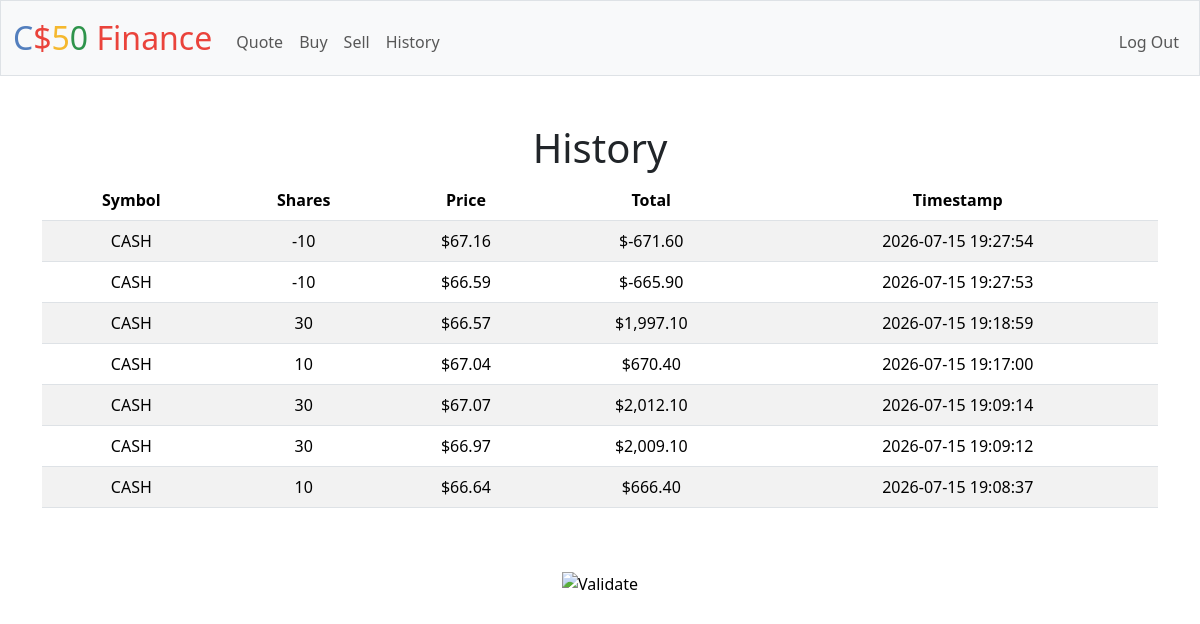
Screenshot of /history (signed in) with the database file from the repository.
### tables this page shows
CREATE TABLE transactions (
id INTEGER PRIMARY KEY AUTOINCREMENT
,
user_id INTEGER NOT NULL,
symbol TEXT NOT NULL,
shares NOT NULL,
price NUMERIC NOT NULL,
timestamp DATETIME DEFAULT CURRENT_TIMESTAMP,
FOREIGN KEY (user_id) REFERENCES users(id)
);

### app.py (the view)
@app.route("/history")
@login_required
def history():
    transactions = db.execute(
        "SELECT * FROM transactions WHERE user_id = :user_id ORDER BY timestamp DESC",
        user_id = session["user_id"]
    )
    return render_template("history.html", transactions = transactions)

### app.py (called while the page is built)
@app.after_request
def after_request(response):
    response.headers["Cache-Control"] = "no-cache, no-store, must-revalidate"
    response.headers["Expires"] = 0
    response.headers["Pragma"] = "no-cache"
    return response

### helpers.py (called while the page is built)
def login_required(f):
    @wraps(f)
    def decorated_function(*args, **kwargs):
        if session.get("user_id") is None:
            return redirect("/login")
        return f(*args, **kwargs)
    return decorated_function

def usd(value):
    return f"${value:,.2f}"

### templates/history.html (shortened to what this page needs)
{% extends "layout.html" %}
{% block main %}
    <h1>History</h1>
    <table class = "table table-striped">
        <thead>
            <tr>
                <th>Symbol</th>
                <th>Shares</th>
                <th>Price</th>
                <th>Total</th>
                <th>Timestamp</th>
            </tr>
        </thead>
        <tbody>
            {% for transaction in transactions %}
                <tr>
                    <td>{{ transaction.symbol }}</td>
                    <td>{{ transaction.shares }}</td>
                    <td>{{ (transaction.price) | usd }}</td>
                    <td>{{ (transaction.price * (transaction.shares | int)) | usd }}</td>
                    <td>{{ transaction.timestamp }}</td>
                </tr>
            {% endfor %}
        </tbody>
    </table>
{% endblock %}

### templates/layout.html (shortened to what this page needs)
<!DOCTYPE html>
<html lang="en">
    <head>
        <link href="https://cdn.jsdelivr.net/npm/bootstrap@5.3.3/dist/css/bootstrap.min.css" rel="stylesheet">
        <link href="/static/styles.css" rel="stylesheet">
    </head>
    <body>
        <nav class="bg-light border navbar navbar-expand-md navbar-light">
            <div class="container-fluid">
                <a class="navbar-brand" href="/"><span class="blue">C</span><span class="red">$</span><span class="yellow">5</span><span class="green">0</span> <span class="red">Finance</span></a>
                <div class="collapse navbar-collapse" id="navbar">
                    {% if session["user_id"] %}
                        <ul class="navbar-nav me-auto mt-2">
                            <li class="nav-item"><a class="nav-link" href="/quote">Quote</a></li>
                            <li class="nav-item"><a class="nav-link" href="/buy">Buy</a></li>
                            <li class="nav-item"><a class="nav-link" href="/sell">Sell</a></li>
                            <li class="nav-item"><a class="nav-link" href="/history">History</a></li>
                        </ul>
                        <ul class="navbar-nav ms-auto mt-2">
                            <li class="nav-item"><a class="nav-link" href="/logout">Log Out</a></li>
                        </ul>
                    {% else %}
                        <ul class="navbar-nav ms-auto mt-2">
                            <li class="nav-item"><a class="nav-link" href="/register">Register</a></li>
                            <li class="nav-item"><a class="nav-link" href="/login">Log In</a></li>
                        </ul>
                    {% endif %}
                </div>
            </div>
        </nav>
        <main class="container py-5 text-center">
            {% block main %}{% endblock %}
        </main>
        <footer class="mb-5">
            <form action="https://validator.w3.org/check" class="text-center" enctype="multipart/form-data" method="post" target="_blank">
                <input alt="Validate" src="/static/I_heart_validator.png" type="image">
            </form>
        </footer>
    </body>
</html>

### static/styles.css (style rules this page uses)
nav .navbar-brand { font-size: xx-large; }
nav .navbar-brand .blue { color: #537fbe; }
nav .navbar-brand .red { color: #ea433b; }
nav .navbar-brand .yellow { color: #f5b82e; }
nav .navbar-brand .green { color: #2e944b; }

### rows the page displays
transactions: price "$67.16", (transaction.price*(transaction.shares|int))|usd "$-671.60"
transactions: price "$66.59", (transaction.price*(transaction.shares|int))|usd "$-665.90"
transactions: price "$66.57", (transaction.price*(transaction.shares|int))|usd "$1,997.10"
transactions: price "$67.04", (transaction.price*(transaction.shares|int))|usd "$670.40"
transactions: price "$67.07", (transaction.price*(transaction.shares|int))|usd "$2,012.10"
transactions: price "$66.97", (transaction.price*(transaction.shares|int))|usd "$2,009.10"
transactions: price "$66.64", (transaction.price*(transaction.shares|int))|usd "$666.40"
